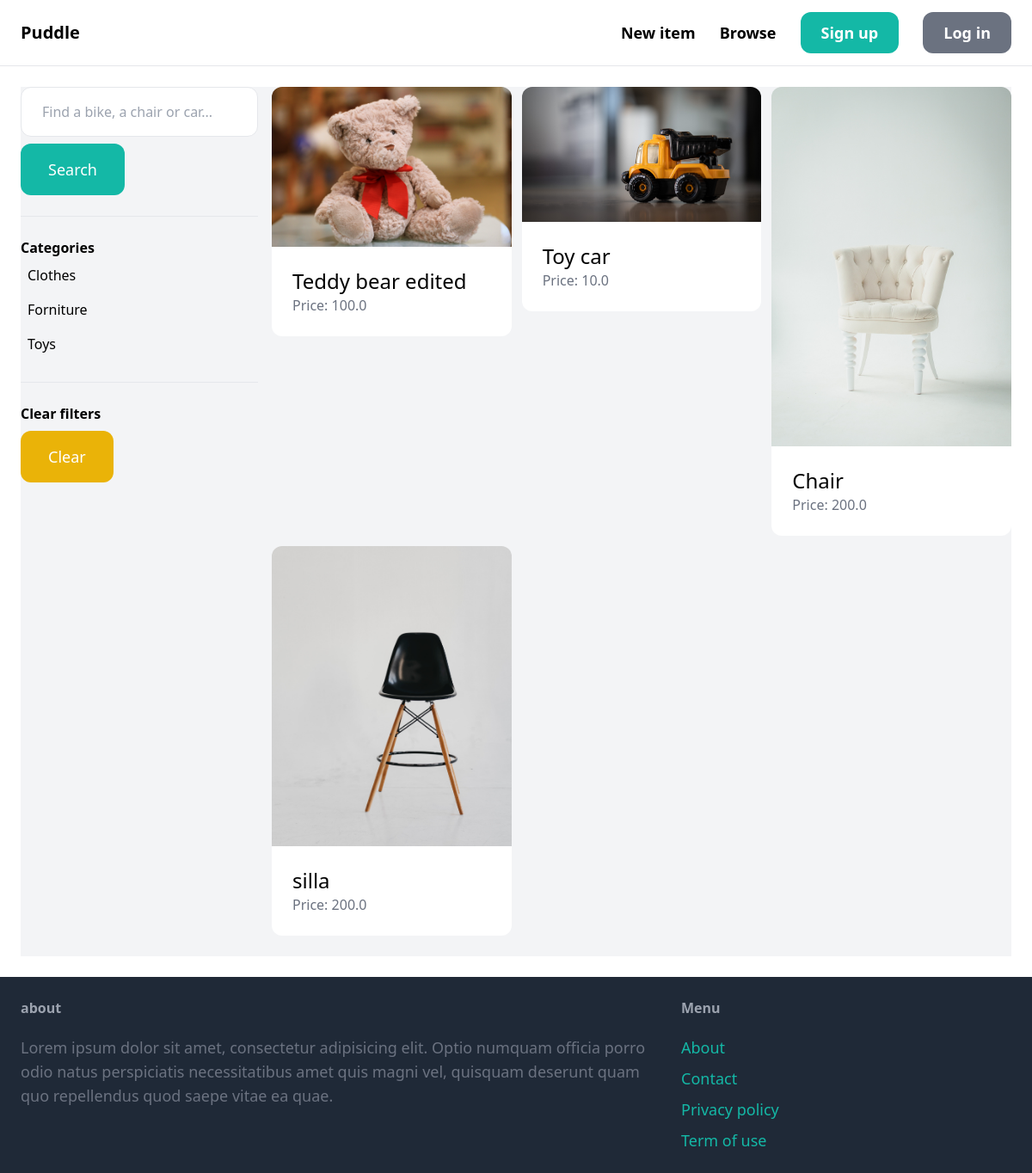
The app's page /items/ with its own data.
### item/models.py (models this page shows, shortened)
class Category(models.Model):
    name = models.CharField(max_length=255)
    class Meta:
        ordering =('name',)
        verbose_name_plural = 'Categories'

class Item(models.Model):
    category = models.ForeignKey(Category, related_name='items', on_delete=models.CASCADE )
    name = models.CharField(max_length=255)
    description = models.TextField(blank=True, null=True)
    price = models.FloatField()
    image = models.ImageField(upload_to='item_images', blank=True, null=True)
    is_sold = models.BooleanField(default=False)
    created_by = models.ForeignKey(User, related_name='items', on_delete=models.CASCADE)
    created_at = models.DateTimeField(auto_now_add=True)

### item/views.py (the view)
# urls.py: path('', views.items, name='items'),
def items(request):
    query = request.GET.get('query', '')
    category_id = request.GET.get('category', 0)
    categories = Category.objects.all()
    items = Item.objects.filter(is_sold=False)
    if category_id:
        items = items.filter(category_id=category_id)
    if query:
        items = items.filter(Q(name__icontains=query) | Q(description__icontains=query))
    return render(request, 'item/items.html', {
         'items': items,
         'query': query,
         'categories': categories,
         'category_id': int(category_id)
    })

### item/templates/item/items.html (shortened to what this page needs)
{% extends 'core/base.html' %}
{% block content %}
    <div class="pb-6 grid grid-cols-4 gap-4 bg-gray-100">
        <div class="col-span-1">
            <form method="get" action="{% url 'item:items' %}">
                <input name="query" class="w-full py-4 px-6 border rounded-xl " type="text" value="{{ query }}" placeholder="Find a bike, a chair or car...">
                <button class="mt-2 py-4 px-8 text-lg bg-teal-500 text-white rounded-xl">Search</button>
            </form>
            <hr class="my-6">
            <p class="font-semibold">Categories</p>
            <ul>
                {% for category in categories %}
                    <li class="py-2 px-2 rounded-xl{% if category.id == category_id %} bg-gray-200{% endif %}">
                        <a href="{% url 'item:items' %}?query={{ query }}&category={{ category.id }}">{{ category.name }}</a>
                    </li>
                {% endfor %}
            </ul>
            <hr class="my-6">
            <p class="font-semibold">Clear filters</p>
            <ul>
                <li> <a href="{% url 'item:items' %}" class="mt-2 py-4 px-8 inline-block bg-yellow-500 text-lg rounded-xl text-white ">Clear</a></li>
            </ul>
        </div>
        <div class="col-span-3 ">
            <div class="grid grid-cols-3 gap-3">
                {% for item in items %}
                    <div>
                        <a href="{% url 'item:detail' item.id %}">
                            <div>
                                <img src="{{ item.image.url}}" class="rounded-t-xl">
                            </div>
                            <div class="p-6 bg-white rounded-b-xl">
                                <h2 class="text-2xl">{{ item.name }}</h2>
                                <p class="text-gray-500">Price: {{ item.price }}</p>
                            </div>
                        </a>
                    </div>
                {% endfor %}
            </div>
        </div>
    </div>
{% endblock %}

### records on screen
Category: name "Clothes"
Category: name "Forniture"
Category: name "Toys"
Item: image (picture), name "Teddy bear edited", price "100.0"
Item: image (picture), name "Toy car", price "10.0"
Item: image (picture), name "Chair", price "200.0"
Item: image (picture), name "silla", price "200.0"
